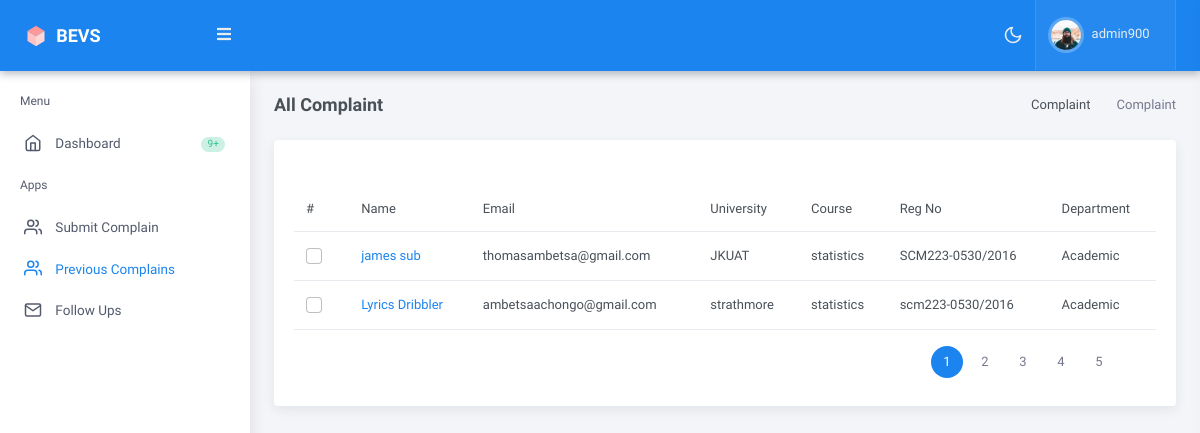
Screenshot of /complaints/previous_complaints/ (signed in) with the database file from the repository.
### authentification/models.py (models this page shows, shortened)
class User(AbstractUser):
    email = models.EmailField(verbose_name='email',max_length=255,unique=True)
    phone = models.CharField(null=True,max_length=255)
    type = models.CharField(null=True,max_length=255)
    department =  models.CharField(max_length=255,blank=True,null=True)
    REQUIRED_FIELDS = ['username','phone','first_name','last_name','type']
    USERNAME_FIELD = 'email'

### mainapp/models.py (models this page shows, shortened)
class ComplaintsDetails(models.Model):
    user_id =  models.ForeignKey(User,on_delete=models.CASCADE)
    name =  models.CharField(max_length=255,blank=True,null=True)
    profile_image = models.ImageField(upload_to=upload_image_path,blank=True,null = True)
    email =  models.EmailField(blank=True,null=True)
    university =  models.CharField(max_length=255,blank=True,null=True)
    course =  models.CharField(max_length=255,blank=True,null=True)
    reg_no =  models.CharField(max_length=255,blank=True,null=True)
    department =  models.CharField(max_length=255,blank=True,null=True)
    complaint =  models.TextField(blank=True,null=True)
    file =  models.FileField(upload_to = upload_image_path,blank=True,null=True)
    send_sms =  models.BooleanField(default=False,blank=True,null=True)
    send_email =  models.BooleanField(default=False,blank=True,null=True)
    submitted = models.BooleanField(default=False)
    reviewed =  models.BooleanField(default=False)
    def get_absolute_url(self):
        return reverse("mainapp:post_detailed", kwargs={
            'id': self.id
        })

### mainapp/views.py (the view)
# urls.py: path('previous_complaints/',previous_complaints,name="previous"),
@login_required(login_url="authentification:login")
def previous_complaints(request):
    user_id =  request.user.id
    user_obj = User.objects.get(id=user_id)
    all_complaints = ComplaintsDetails.objects.filter(user_id =  user_obj)
    context = {
       'all_complaints':all_complaints
    }
    return render(request,'previous_complains.html',context)

### mainapp/templates/previous_complains.html (shortened to what this page needs)
<!doctype html>
<html lang="en">
{% include './home_student_files/head.html' %}
 </head>
    <body data-topbar="dark">
        <div id="layout-wrapper">
        {% include './home_student_files/header.html' %}
        {% include './home_student_files/left_sidebar.html' %}
            <div class="main-content">
        {% include './previous_complains/page_content.html' %}
    </div>
</html>

### mainapp/templates/home_student_files/header.html (shortened to what this page needs)
{% load static %}
            <header id="page-topbar">
                <div class="navbar-header">
                    <div class="d-flex">
                        <div class="navbar-brand-box">
                            <a href="index.html" class="logo logo-light">
                                <span class="logo-lg">
                                    <img src="{% static '/dashboard/assets/images/logo-sm.svg' %}" alt="" height="24"> <span class="logo-txt">Bevs</span>
                                </span>
                            </a>
                        </div>
                        <button type="button" class="btn btn-sm px-3 font-size-16 header-item" id="vertical-menu-btn">
                            <i class="fa fa-fw fa-bars"></i>
                        </button>
                    </div>
                    <div class="d-flex">
                        <div class="dropdown d-none d-sm-inline-block">
                            <button type="button" class="btn header-item" id="mode-setting-btn">
                                <i data-feather="moon" class="icon-lg layout-mode-dark"></i>
                            </button>
                        </div>
                        <div class="dropdown d-inline-block">
                            <button type="button" class="btn header-item bg-soft-light border-start border-end" id="page-header-user-dropdown"
                            data-bs-toggle="dropdown" aria-haspopup="true" aria-expanded="false">
                                <img class="rounded-circle header-profile-user" src="{% static '/dashboard/assets/images/users/avatar-1.jpg' %}"
                                    alt="Header Avatar">
                                    {% if request.user.is_authenticated %}
                                <span class="d-none d-xl-inline-block ms-1 fw-medium">{{request.user.username}}</span>
                                {% endif %}
                                <i class="mdi mdi-chevron-down d-none d-xl-inline-block"></i>
                            </button>
                        </div>
                    </div>
                </div>
            </header>

### mainapp/templates/previous_complains/page_content.html (shortened to what this page needs)
{% load static %}
<div class="page-content">
                    <div class="container-fluid">
                        <div class="row">
                            <div class="col-12">
                                <div class="page-title-box d-sm-flex align-items-center justify-content-between">
                                    <h4 class="mb-sm-0 font-size-18">All Complaint</h4>
                                    <div class="page-title-right">
                                        <ol class="breadcrumb m-0">
                                            <li class="breadcrumb-item"><a href="#">Complaint</a></li>
                                            <li class="breadcrumb-item active">Complaint</li>
                                        </ol>
                                    </div>
                                </div>
                            </div>
                        </div>
                        <div class="row">
                            <div class="col-12">
                                <div class="card">
                                    <div class="card-body">
                                        <div class="row mb-2">
                                            <div class="col-sm-4">
                                            </div>
                                        </div>
                                        <div class="table-responsive">
                                            <table class="table align-middle table-nowrap">
                                                <thead>
                                                    <tr>
                                                        <th>#</th>
                                                        <th>Name</th>
                                                        <th>Email</th>
                                                        <th>University</th>
                                                        <th>Course</th>
                                                        <th>Reg No</th>
                                                        <th>Department</th>
                                                    </tr>
                                                </thead>
                                                <tbody>
                                                {% if all_complaints %}
                                                {% for all in all_complaints  %}
                                                    <tr>
                                                        <td>
                                                            <div class="form-check font-size-16">
                                                                <input class="form-check-input" type="checkbox" id="customerlistcheck01">
                                                            </div>
                                                        </td>
                                                        <td>
                                                            <a href="{{all.get_absolute_url}}">{{all.name}}</a>
                                                        </td>
                                                        <td>
                                                            {{all.email}}
                                                        </td>
                                                        <td>{{all.university}}</td>
                                                        <td>{{all.course}}</td>
                                                        <td>{{all.reg_no}}</td>
                                                        <td>{{all.department}}</td>
                                                    </tr>
                                                {% endfor %}
                                                {% endif %}
                                                </tbody>
                                            </table>
                                        </div>
                                        <ul class="pagination pagination-rounded justify-content-end mb-2">
                                            <li class="page-item disabled">
                                                <a class="page-link" href="javascript: void(0);" aria-label="Previous">
                                                    <i class="mdi mdi-chevron-left"></i>
                                                </a>
                                            </li>
                                            <li class="page-item active"><a class="page-link" href="javascript: void(0);">1</a></li>
                                            <li class="page-item"><a class="page-link" href="javascript: void(0);">2</a></li>
                                            <li class="page-item"><a class="page-link" href="javascript: void(0);">3</a></li>
                                            <li class="page-item"><a class="page-link" href="javascript: void(0);">4</a></li>
                                            <li class="page-item"><a class="page-link" href="javascript: void(0);">5</a></li>
                                            <li class="page-item">
                                                <a class="page-link" href="javascript: void(0);" aria-label="Next">
                                                    <i class="mdi mdi-chevron-right"></i>
                                                </a>
                                            </li>
                                        </ul>
                                    </div>
                                </div>
                            </div>
                        </div>
                    </div>
                </div>

### rows the page displays
User: user.username "admin900"
ComplaintsDetails: name "james sub", email "thomasambetsa@gmail.com", university "JKUAT", course "statistics", reg_no "SCM223-0530/2016", department "Academic"
ComplaintsDetails: name "Lyrics Dribbler", email "ambetsaachongo@gmail.com", university "strathmore", course "statistics", reg_no "scm223-0530/2016", department "Academic"
